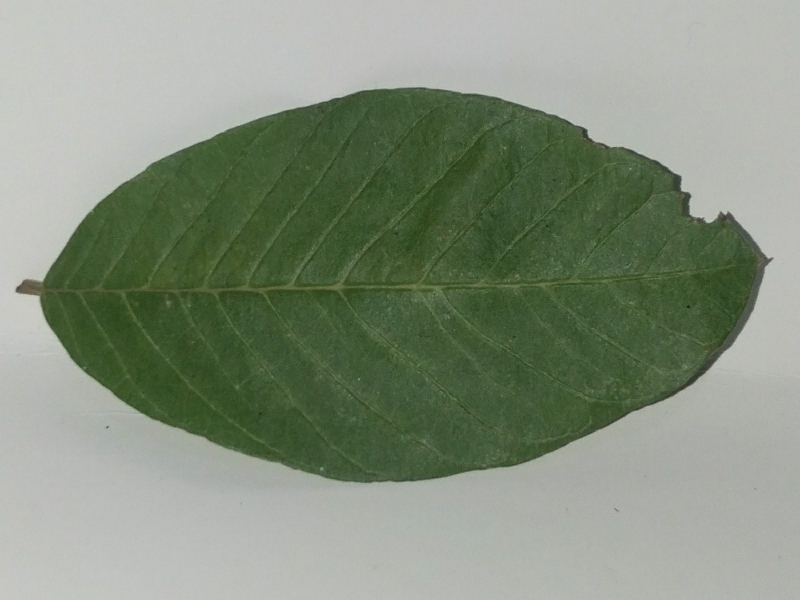
#> input picture Dataset/Jambu Biji/001.jpg, 1600 x 1200 px, found by its file name (shown at 1/2 size)
$ jupyter execute 'Image Fundamentals- TUBES.ipynb'
#> lines starting #> are read from the running program, lines starting #| are printed output that depends on the picture
[cell 1]
import cv2

[cell 2]
image = cv2.imread("Jambu biji/001.jpg")
#> image is the input picture: shape (1200, 1600, 3); mean B, G, R 125.4, 143.5, 132.7

[cell 3]
cv2.imshow('leaf',image)
cv2.waitKey(0)
cv2.destroyAllWindows()

[cell 4]
im_crop = image[100:300,100:380]
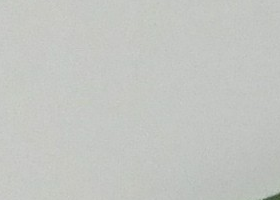
#> im_crop: shape (200, 280, 3); mean B, G, R 194.1, 197.9, 195.8
cv2.imshow('crop',im_crop)
cv2.waitKey(0)
cv2.destroyAllWindows()
print(im_crop.shape)
#| (200, 280, 3)


$ run again, with Dataset/Jambu Biji/002.jpg copied over Dataset/Jambu Biji/001.jpg
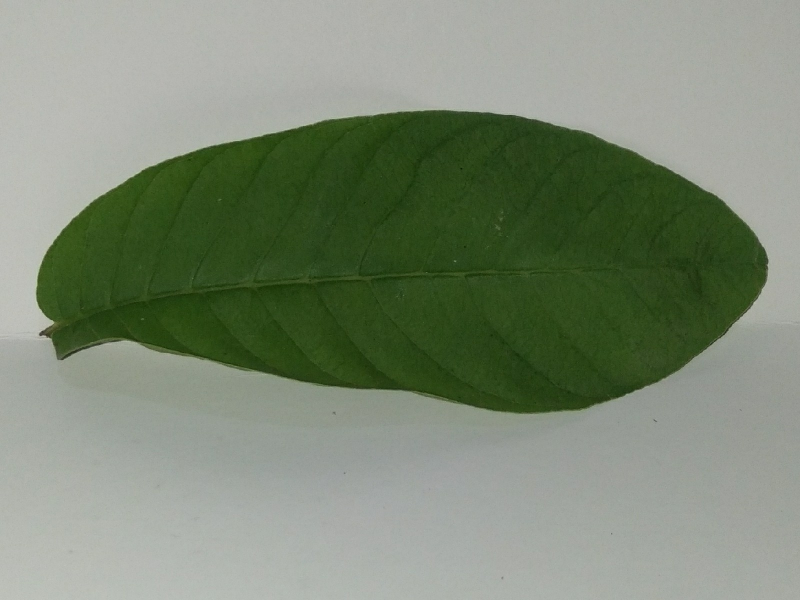
#> input picture Dataset/Jambu Biji/002.jpg, 1600 x 1200 px, found by its file name (shown at 1/2 size)
#> image is the input picture: shape (1200, 1600, 3); mean B, G, R 116.7, 136.7, 125.3
#> `im_crop = image[100:300,100:380]`:
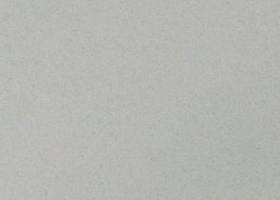
#> im_crop: shape (200, 280, 3); mean B, G, R 177.4, 183.1, 181.6
#| (200, 280, 3)

$ run again, with Dataset/Jambu Biji/004.jpg copied over Dataset/Jambu Biji/001.jpg
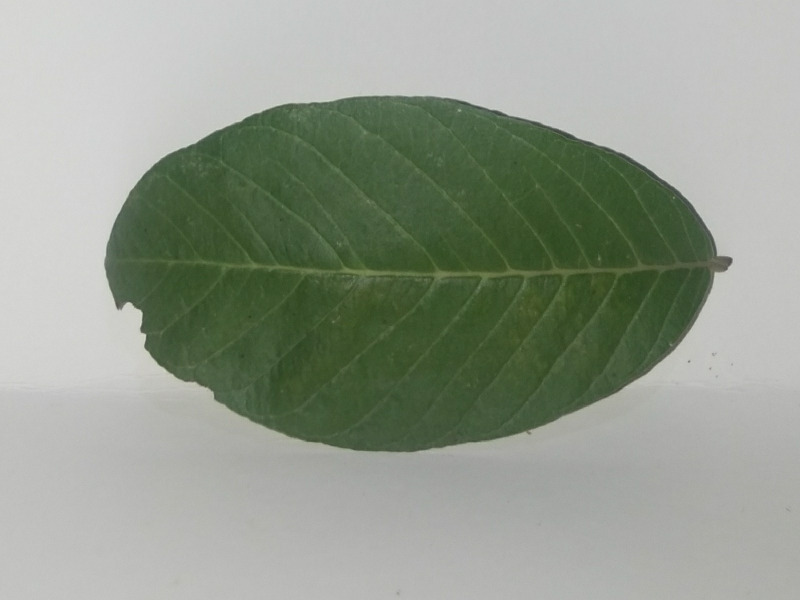
#> input picture Dataset/Jambu Biji/004.jpg, 1600 x 1200 px, found by its file name (shown at 1/2 size)
#> image is the input picture: shape (1200, 1600, 3); mean B, G, R 141.6, 154.7, 146.9
#> `im_crop = image[100:300,100:380]`:
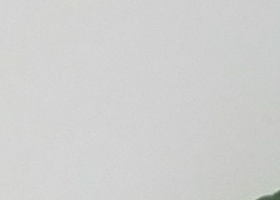
#> im_crop: shape (200, 280, 3); mean B, G, R 207.5, 208.5, 208.1
#| (200, 280, 3)
